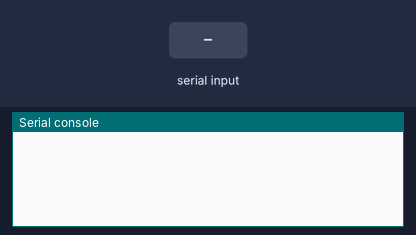
The program below on a simulated CircuitPython board. Shown: the last lines printed to the serial console. Inputs (shaded band) come from the test bench.

Above: at 1.2 s.
1.3 s: "1" typed at the serial console, then Enter
At 2.5 s:
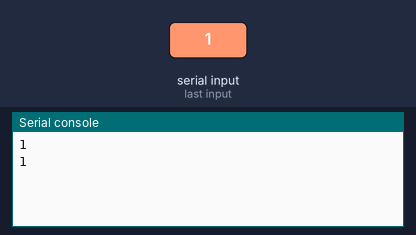
2.8 s: "0" typed at the serial console, then Enter
At 4.0 s:
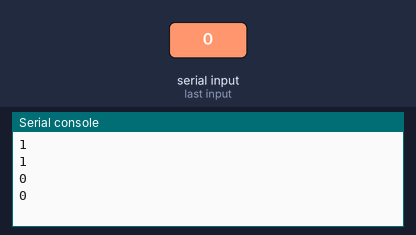
4.3 s: "2" typed at the serial console, then Enter
At 6.7 s:
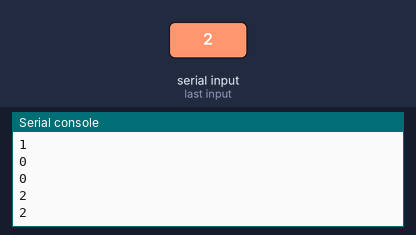
Timing chart, 0 to 8.2 s (numbered marks = the images above; inputs shaded):
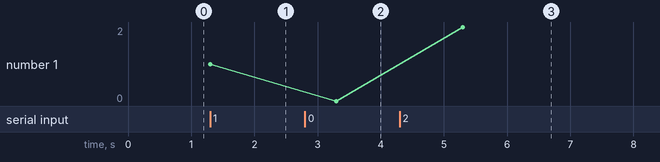

Measured:
- after the input at 1.3 s, the serial console: prints a new line at once (image 1)
- after the input at 2.8 s, the serial console: prints a new line after 0.50 s (image 2)
- after the input at 4.3 s, the serial console: prints a new line after 1.0 s (image 3)
- plotted number 1: 1 → 0 after the input at 2.8 s, 0 → 2 after the input at 4.3 s

The program:

recieve-on-metro.py
```python
import supervisor
import time

# listening
while True:
    if supervisor.runtime.serial_bytes_available:
        value = input().strip()
		# sometimes value is empty
        if value == "":
            value = None
        print("{}".format(value))
		time.sleep(2)
```
